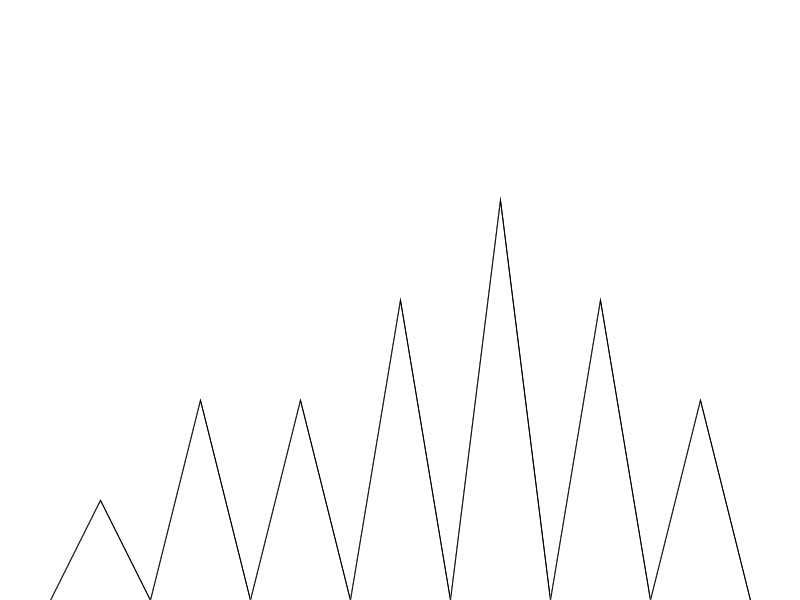
Frame 1 (no input)
Frame 60 (the mouse pressed at the canvas centre just before this capture): identical to frame 1, image omitted
Frame 120 (the mouse held since frame 60 and released just before this capture): identical to frame 1, image omitted

The Processing sketch that drew this single still picture (run headless with seeded random() and noise(); from frame 60 on, the mouse is pressed at the canvas centre):

// Processing sketch: Project1
// ── Project1.pde
float i;
smoothedNoise sn;
void setup(){

   sn  = new smoothedNoise(width,height,1,1,3);
  // double[][] noise = sn.noiseImage();
   size(800,600);
     
}
mountain[]mountains = {
 //            x  peak   w   h
 new mountain(100,100,100,100),
 new mountain(200,200,100,200),
 new mountain(300,200,100,200),
 new mountain(400,300,100,300),
 new mountain(500,400,100,400),
 new mountain(600,300,100,300),
 new mountain(700,200,100,200),
};

void draw(){
  background(255);
  for(int i = 0; i < mountains.length; i++) {
     mountains[i].render(); 
  }
}






public int encodeColor(int r, int g, int b,int a){ //utility method to make my life easier
    int c = 0;
    c += r<<16; //left shift by 16 for red channel
    c += g<<8; //left shift by 8 for green channel
    c += b;  //blue channel 
    c+= a << 24; //set alpha channel to 255
    return c;
}
class mountain{
  int x, peak, h,w;
  
  
  public mountain(int x, int y, int w, int h){
    this.x = x;
    this.peak = y;
    this.h =h;
    this.w = w;   
  }
  public void render(){
     stroke(0);
     double tan =(w/2)/h;
     fill(30);
       triangle(
     x,height - peak,
     x - w/2, height - peak +h,
     x + w/2, height - peak +h);
     fill(255);
     double n = tan*10;
    
     
     
     triangle(
     x,height - peak,
     x - w/2, height - peak +h,
     x + w/2, height - peak +h);
     
     
  }
}

class smoothedNoise{ // a class defining 2d array generated using random noise and smothed using a boxblur
  int w, h,range,interp,interpw;
  public smoothedNoise(int w, int h, int range, int interp,int interpw){
    this.w = w;
    this.h = h;
    this.range =range;
    this.interp = interp;
    this.interpw = interpw;
  }
  double[][] noiseImage(){
    double[][]ni = new double[w][h];
    for(int i = 0; i < w; i++){
       for(int j = 0; j < h; j++){
         ni[i][j] = random(range);
       }
    
    }
    for(int i = 0; i < interp; i++){
       boxblur(ni);
    }
  
    return ni;
  }  
 

  public void boxblur(double[][]noise){ //nearest neighbor interpolation
     for(int i = 0; i < noise.length; i++){
       for(int j = 0; j < noise[0].length; j++){
         noise[i][j] = getAverage(noise,i-interpw/2,j-interpw/2,interpw);
       
       } 
     }   
  }  
  public double getAverage(double[][]a,int Xtr, int Ytr, int l){
   int n = 0;
    double total = 0;
    for(int i = Xtr; i < l+Xtr; i++){
      for(int j = Ytr; j < l+Ytr;j++){
        boolean flag = true;
        
        if(i >= a.length){
          flag = false;
        }
         if(j >= a[0].length){
          flag = false;
        }
        if(i < 0){
          flag = false;
        }
        if(j < 0){
          flag = false;
        }
        if(flag){
          total+= a[i][j];
          n++;
        }
      }
    }
    return total/n;
  }
}
